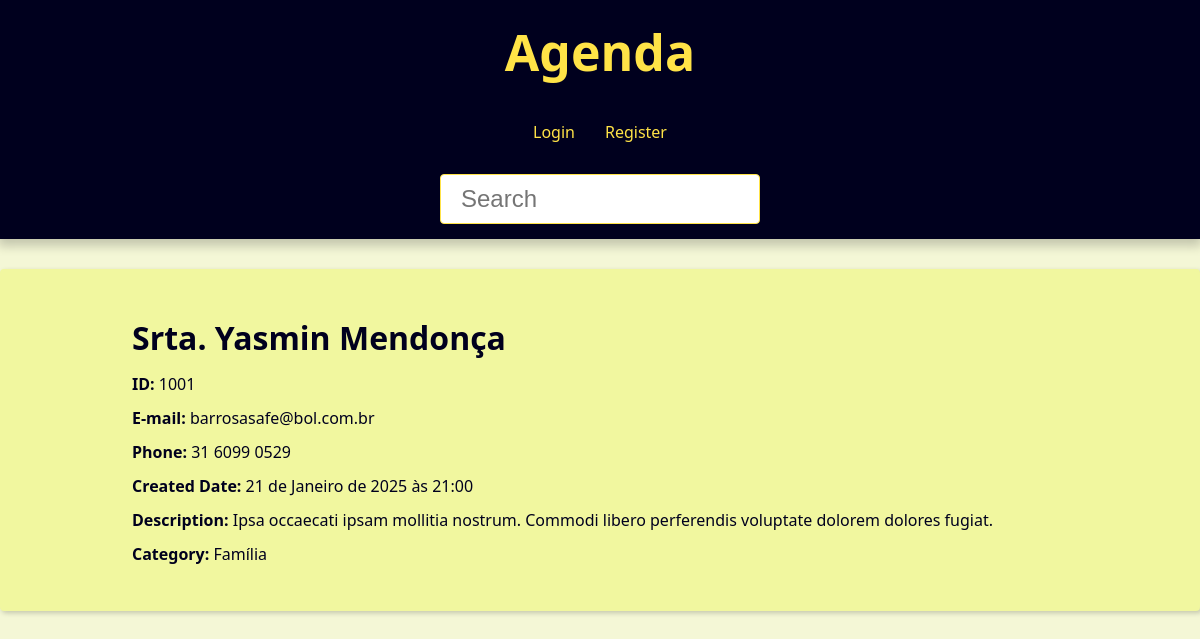
/contact/1001/, run on the app's committed database.
### contact/models.py (models this page shows, shortened)
class Contact(models.Model):
    first_name = models.CharField(max_length=50)
    last_name = models.CharField(max_length=50, blank=True)
    phone = models.CharField(max_length=19, blank=True)
    email = models.EmailField(max_length=254, blank=True)
    created_date = models.DateTimeField(default=timezone.now)
    description = models.TextField(blank=True)
    show = models.BooleanField(default=True)
    picture = models.ImageField(blank=True, upload_to= 'pictures/%Y/%m/')
    category = models.ForeignKey(
        Category,
        on_delete=models.SET_NULL,
        blank=True, null=True,
    )
    owner = models.ForeignKey(
        User,
        on_delete=models.SET_NULL,
        blank=True, null=True,
    )

class Category(models.Model):
    class Meta:
        verbose_name = 'Category'
        verbose_name_plural = 'Categories'
    name = models.CharField(max_length=50)

### contact/views/contact_views.py (the view)
# urls.py: path('contact/<int:contact_id>/', views.contact, name='contact'),
def contact(request, contact_id):
    single_contact = Contact.objects.filter(id=contact_id, show=True).first()
    if single_contact is None:
        raise Http404()
    title = f'{single_contact.first_name}\
                     {single_contact.last_name} - '
    context = {
        'contact': single_contact,
        'title': title,
    }
    return render(
        request,
        'contact/contact.html',
        context,
    )

### contact/templates/contact/contact.html (shortened to what this page needs)
{% extends "global/base.html" %}
{% block content %}
    <div class="single-contact">
        <h1 class="single-contact-name">
            {{ contact.first_name }} {{ contact.last_name }}
        </h1>
        <p><b>ID:</b> {{ contact.id }} </p>
        <p><b>E-mail:</b> {{ contact.email }} </p>
        <p><b>Phone:</b> {{ contact.phone }} </p>
        <p><b>Created Date:</b> {{ contact.created_date }} </p>
        <p><b>Description:</b> {{ contact.description }} </p>
        <p><b>Category:</b> {{ contact.category.name }} </p>
    </div>
{% endblock content %}

### base_static/global/css/static.css (style rules this page uses)
:root { --spacing: 1.5rem; --link-dark-color: rgb(0, 0, 0); --link-light-color: rgb(255, 227, 71); --clr-white: rgb(241, 247, 159); --clr-black: rgb(0, 0, 30); --clr-light-gray: rgb(244, 247, 214); --clr-dark-shadow-5: rgba(0, 0, 10, 5%); --clr-dark-shadow-10: rgba(0, 0, 10, 10%); --clr-dark-shadow-20: rgba(0, 0, 10, 20%); --clr-light-shadow-5: rgba(200, 200, 255, 5%); --clr-light-shadow-10: rgba(200, 200, 255, 10%); --clr-light-shadow-20: rgba(200, 200, 255, 20%); --main-page-width: 120rem; --table-min-width: 60rem; --biggest-font-size: 5rem; --bigger-font-size: 4rem; --big-font-size: 3.2rem; --medium-font-size: 2.4rem; --small-font-size: 1.6rem; --smaller-font-size: 1.4rem; --smallest-font-size: 1.2rem; --transition-fast: 300ms; --transition-medium: 600ms; --transition-slow: 1s; --default-border-radius: 4px; }
*, *::before, *::after { margin: 0; padding: 0; box-sizing: border-box; }
html { font-size: 62.5%; }
body { font-family: system-ui, -apple-system, BlinkMacSystemFont, 'Segoe UI', Roboto, Oxygen, Ubuntu, Cantarell, 'Open Sans', 'Helvetica Neue', sans-serif; line-height: 1.5; font-size: var(--small-font-size); color: var(--clr-black); -webkit-font-smoothing: antialiased; background: var(--clr-light-gray); }
@media (min-width: 600px) { .single-contact { max-width: 80%; margin: calc(var(--spacing) * 2) auto; } }
.single-contact h1 { margin: 1rem 0; }
.single-contact p { margin: 1rem 0; }

### data on the page
Contact: first_name "Srta.", last_name "Yasmin Mendonça", id "1001", email "barrosasafe@bol.com.br", phone "31 6099 0529", created_date "21 de Janeiro de 2025 às 21:00", description "Ipsa occaecati ipsam mollitia nostrum. Commodi libero perferendis voluptate dolorem dolores fugiat.", category.name "Família"
